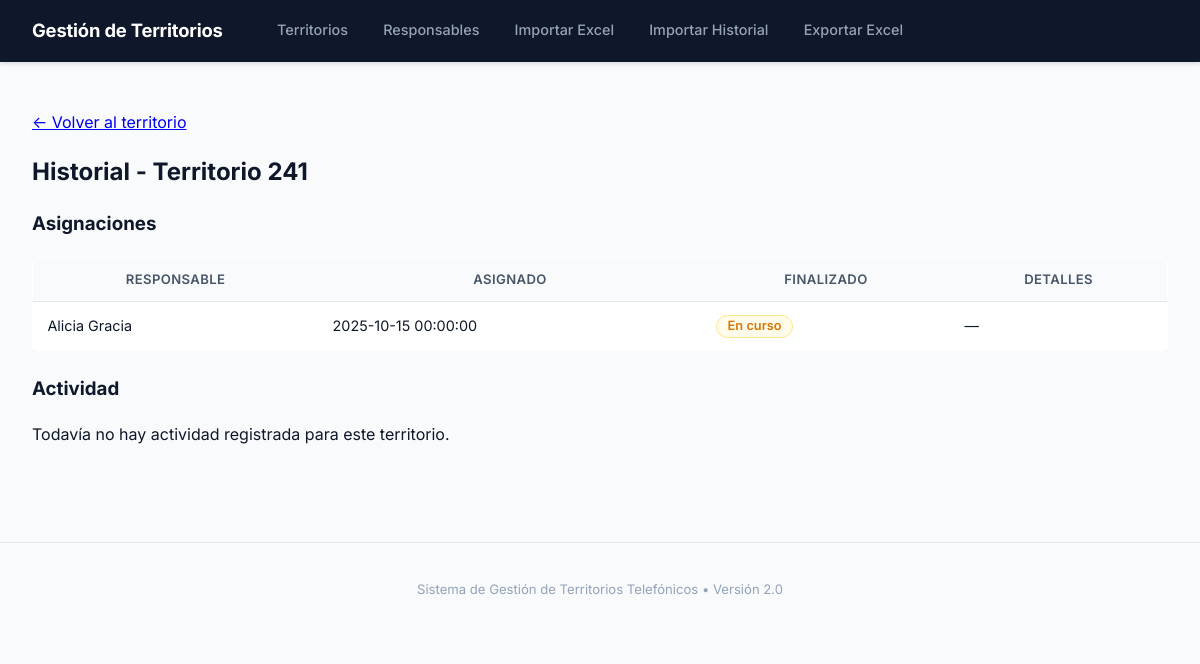
Page /territorio/107/historial on the earlier database version.
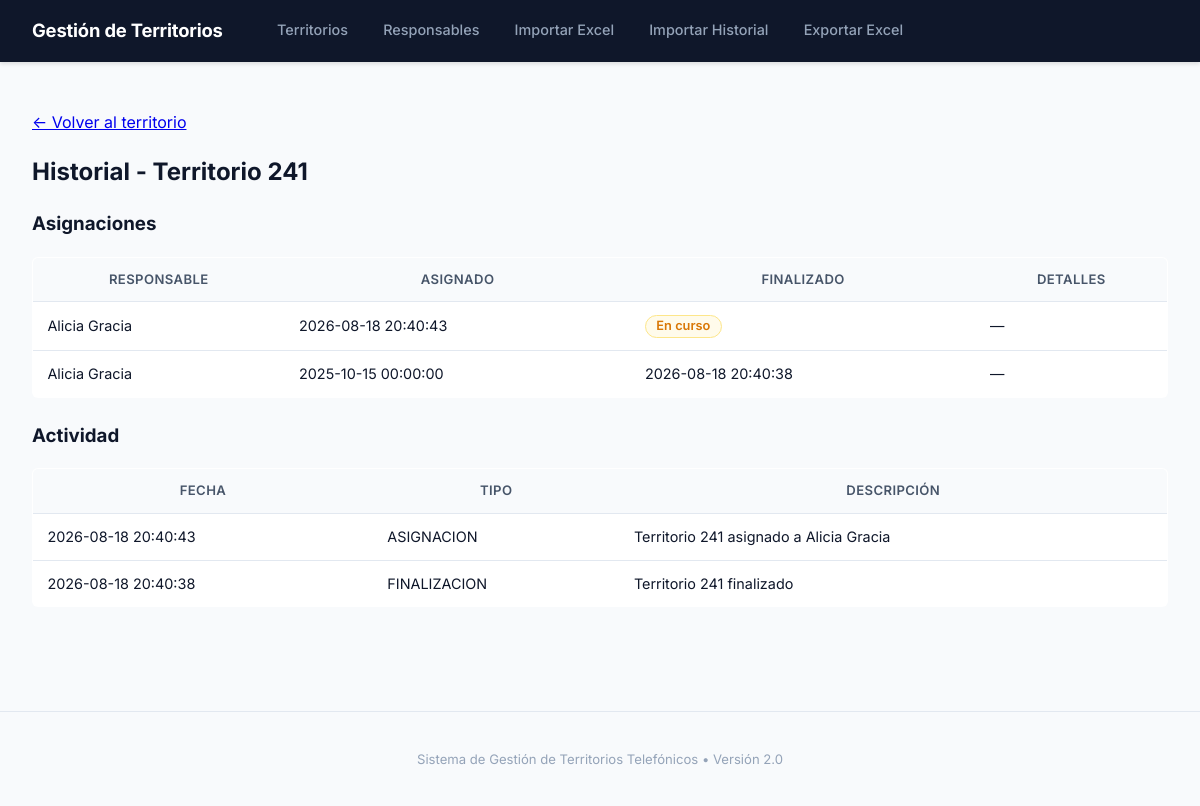
Same page on the later database version.
### tables this page shows
CREATE TABLE territorios (
    id INTEGER PRIMARY KEY AUTOINCREMENT,
    numero TEXT NOT NULL UNIQUE,
    estado TEXT CHECK(estado IN ('Disponible', 'En trabajo')) DEFAULT 'Disponible'
);

CREATE TABLE asignaciones (
    id INTEGER PRIMARY KEY AUTOINCREMENT,
    territorio_id INTEGER NOT NULL,
    responsable_id INTEGER NOT NULL,
    fecha_asignado TEXT NOT NULL,      -- Formato ISO: YYYY-MM-DD HH:MM:SS
    fecha_finalizacion TEXT DEFAULT NULL,
    detalles TEXT,
    FOREIGN KEY (territorio_id) REFERENCES territorios(id),
    FOREIGN KEY (responsable_id) REFERENCES responsables(id)
);

CREATE TABLE responsables (
    id INTEGER PRIMARY KEY AUTOINCREMENT,
    nombre TEXT NOT NULL,
    activo INTEGER DEFAULT 1 -- 1: activo, 0: inactivo
, telefono TEXT DEFAULT NULL, email TEXT DEFAULT NULL, fecha_alta TEXT DEFAULT NULL);

CREATE TABLE actividad (
    id INTEGER PRIMARY KEY AUTOINCREMENT,
    territorio_id INTEGER,
    registro_id INTEGER,
    responsable_id INTEGER,
    tipo TEXT NOT NULL,               -- Ej: 'EDICION', 'ASIGNACION', 'FINALIZACION'
    descripcion TEXT NOT NULL,
    fecha TEXT NOT NULL,
    FOREIGN KEY (territorio_id) REFERENCES territorios(id),
    FOREIGN KEY (registro_id) REFERENCES registros(id)
);

### routes/territorios.py (the view)
    @app.route("/territorio/<int:territorio_id>/historial")
    def territorio_historial(territorio_id):
        conn = get_connection()
        territorio = conn.execute(
            "SELECT * FROM territorios WHERE id = ?", (territorio_id,)
        ).fetchone()
        if territorio is None:
            conn.close()
            abort(404)
        asignaciones = conn.execute(
            """
            SELECT a.*, r.nombre AS responsable_nombre
            FROM asignaciones a
            JOIN responsables r ON r.id = a.responsable_id
            WHERE a.territorio_id = ?
            ORDER BY a.fecha_asignado DESC
            """,
            (territorio_id,),
        ).fetchall()
        actividad = conn.execute(
            """
            SELECT * FROM actividad
            WHERE territorio_id = ?
            ORDER BY fecha DESC, id DESC
            """,
            (territorio_id,),
        ).fetchall()
        conn.close()
        return render_template(
            "historial.html",
            territorio=territorio,
            asignaciones=asignaciones,
            actividad=actividad,
        )

### database.py (called while the page is built)
def get_connection():
    conn = sqlite3.connect(DATABASE)
    conn.row_factory = sqlite3.Row
    conn.execute("PRAGMA foreign_keys = ON")
    return conn

### templates/historial.html (shortened to what this page needs)
{% extends "base.html" %}
{% block content %}
    <p><a href="{{ url_for('territorio_detalle', territorio_id=territorio.id) }}">&larr; Volver al territorio</a></p>
    <h2>Historial - Territorio {{ territorio.numero }}</h2>
    <h3>Asignaciones</h3>
    {% if asignaciones|length == 0 %}
        <p>Este territorio todavía no fue asignado nunca.</p>
    {% else %}
        <table class="tabla-historial">
            <thead>
                <tr>
                    <th>Responsable</th>
                    <th>Asignado</th>
                    <th>Finalizado</th>
                    <th>Detalles</th>
                </tr>
            </thead>
            <tbody>
                {% for a in asignaciones %}
                <tr>
                    <td>{{ a.responsable_nombre }}</td>
                    <td>{{ a.fecha_asignado }}</td>
                    <td>
                        {% if a.fecha_finalizacion %}
                            {{ a.fecha_finalizacion }}
                        {% else %}
                            <span class="badge badge-en-trabajo">En curso</span>
                        {% endif %}
                    </td>
                    <td>{{ a.detalles or "—" }}</td>
                </tr>
                {% endfor %}
            </tbody>
        </table>
    {% endif %}
    <h3>Actividad</h3>
    {% if actividad|length == 0 %}
        <p>Todavía no hay actividad registrada para este territorio.</p>
    {% else %}
        <table class="tabla-historial">
            <thead>
                <tr>
                    <th>Fecha</th>
                    <th>Tipo</th>
                    <th>Descripción</th>
                </tr>
            </thead>
            <tbody>
                {% for ev in actividad %}
                <tr>
                    <td>{{ ev.fecha }}</td>
                    <td>{{ ev.tipo }}</td>
                    <td>{{ ev.descripcion }}</td>
                </tr>
                {% endfor %}
            </tbody>
        </table>
    {% endif %}
{% endblock %}

### templates/base.html (shortened to what this page needs)
<!DOCTYPE html>
<html lang="es">
<head>
    <link rel="stylesheet" href="{{ url_for('static', filename='css/style.css') }}">
</head>
<body>
    <header class="app-header">
        <div class="header-container">
            <div class="brand">
                <a href="{{ url_for('index') }}" class="brand-link">
                    <span class="brand-title">Gestión de Territorios</span>
                </a>
            </div>
            <nav class="main-nav">
                <a href="{{ url_for('index') }}" class="nav-item {% if request.endpoint == 'index' %}active{% endif %}">Territorios</a>
                <a href="{{ url_for('responsables') }}" class="nav-item {% if request.endpoint == 'responsables' %}active{% endif %}">Responsables</a>
                <a href="{{ url_for('importar_excel_view') }}" class="nav-item {% if request.endpoint == 'importar_excel_view' %}active{% endif %}">Importar Excel</a>
                <a href="{{ url_for('importar_historial_view') }}" class="nav-item {% if request.endpoint == 'importar_historial_view' %}active{% endif %}">Importar Historial</a>
                <a href="{{ url_for('exportar_excel') }}" class="nav-item {% if request.endpoint == 'exportar_excel' %}active{% endif %}">Exportar Excel</a>
            </nav>
        </div>
    </header>
    <main class="app-main">
        {% block content %}
        {% endblock %}
    </main>
    <footer class="app-footer">
        <p>Sistema de Gestión de Territorios Telefónicos &bull; Versión 2.0</p>
    </footer>
</body>
</html>

### static/css/style.css (style rules this page uses)
:root { --font-sans: 'Inter', -apple-system, BlinkMacSystemFont, 'Segoe UI', Roboto, Helvetica, Arial, sans-serif; --bg-body: #f8fafc; --bg-surface: #ffffff; --bg-header: #0f172a; --bg-header-active: #1e293b; --bg-hover: #f1f5f9; --text-main: #0f172a; --text-secondary: #475569; --text-muted: #64748b; --text-light: #94a3b8; --text-white: #ffffff; --border-color: #e2e8f0; --border-color-darker: #cbd5e1; --color-trabajo: #d97706; --color-trabajo-bg: #fffbeb; --color-trabajo-border: #fde68a; --color-disp: #059669; --color-disp-bg: #ecfdf5; --color-disp-border: #a7f3d0; --color-primary: #0f172a; --color-primary-hover: #1e293b; --color-blue: #2563eb; --color-blue-hover: #1d4ed8; --color-danger: #dc2626; --color-danger-bg: #fef2f2; --color-danger-border: #fecaca; --shadow-sm: 0 1px 2px 0 rgba(0, 0, 0, 0.05); --shadow-md: 0 4px 6px -1px rgba(0, 0, 0, 0.07), 0 2px 4px -2px rgba(0, 0, 0, 0.05); --shadow-lg: 0 10px 15px -3px rgba(0, 0, 0, 0.08), 0 4px 6px -4px rgba(0, 0, 0, 0.04); --radius-sm: 4px; --radius-md: 6px; --radius-lg: 10px; --radius-xl: 14px; --transition-fast: 0.15s ease; --transition-normal: 0.2s ease; }
*, *::before, *::after { box-sizing: border-box; }
body { font-family: var(--font-sans); margin: 0; padding: 0; background-color: var(--bg-body); color: var(--text-main); line-height: 1.5; -webkit-font-smoothing: antialiased; }
.app-header { background-color: var(--bg-header); color: var(--text-white); padding: 0.75rem 2rem; box-shadow: 0 2px 4px rgba(0, 0, 0, 0.12); position: sticky; top: 0; z-index: 100; }
.header-container { max-width: 1300px; margin: 0 auto; display: flex; align-items: center; justify-content: flex-start; gap: 2.5rem; }
.brand { display: flex; align-items: center; }
.brand-link { color: var(--text-white); text-decoration: none; font-weight: 700; font-size: 1.15rem; letter-spacing: -0.01em; display: inline-flex; align-items: center; gap: 0.5rem; }
.main-nav { display: flex; align-items: center; gap: 0.4rem; overflow-x: auto; padding-bottom: 2px; }
.nav-item { color: #94a3b8; text-decoration: none; font-size: 0.9rem; font-weight: 500; padding: 0.45rem 0.9rem; border-radius: var(--radius-md); transition: all var(--transition-fast); white-space: nowrap; }
.app-main { max-width: 1300px; margin: 0 auto; padding: 2rem; }
.app-footer { padding: 1.5rem 2rem; color: var(--text-light); font-size: 0.82rem; text-align: center; border-top: 1px solid var(--border-color); margin-top: 3rem; }
.badge { display: inline-flex; align-items: center; gap: 0.35rem; padding: 0.25rem 0.65rem; border-radius: 9999px; font-size: 0.8rem; font-weight: 600; line-height: 1; white-space: nowrap; }
.badge-en-trabajo { background-color: var(--color-trabajo-bg); color: var(--color-trabajo); border: 1px solid var(--color-trabajo-border); }
.tabla-responsables, .tabla-registros, .tabla-historial { width: 100%; border-collapse: collapse; background-color: var(--bg-surface); border: 1px solid var(--border-color); border-radius: var(--radius-md); overflow: hidden; margin-bottom: 1.5rem; }
.tabla-responsables th, .tabla-registros th, .tabla-historial th { background-color: #f8fafc; padding: 0.75rem 0.9rem; font-size: 0.82rem; font-weight: 600; color: var(--text-secondary); border-bottom: 1px solid var(--border-color); text-transform: uppercase; letter-spacing: 0.03em; }
.tabla-responsables td, .tabla-registros td, .tabla-historial td { padding: 0.75rem 0.9rem; border-bottom: 1px solid var(--border-color); font-size: 0.9rem; }

Differences in the rows shown:
added asignaciones: responsable_nombre "Alicia Gracia", fecha_asignado "2026-08-18 20:40:43", shows "En curso", detalles "—"
changed asignaciones (number 2 of 2 on the later page): fecha_finalizacion (not shown) → "2026-08-18 20:40:38"; no longer shows "En curso"
added actividad: fecha "2026-08-18 20:40:43", tipo "ASIGNACION", descripcion "Territorio 241 asignado a Alicia Gracia"
added actividad: fecha "2026-08-18 20:40:38", tipo "FINALIZACION", descripcion "Territorio 241 finalizado"
Other differences:
text no longer shown: "Todavía no hay actividad registrada para este territorio."
text now shown: "FECHA TIPO DESCRIPCIÓN"
